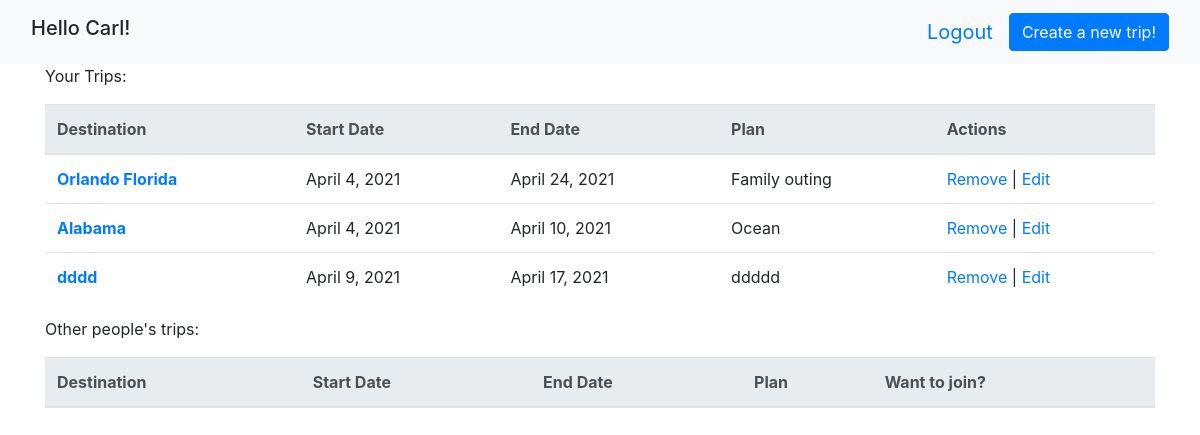
The app's page /dashboard (signed in) with its own data.
### Trip_app/models.py (models this page shows)
class User(models.Model):
    first_name = models.CharField(max_length=255)
    last_name =models.CharField(max_length=255)
    email =models.CharField(max_length=255)
    password =models.CharField(max_length=255)
    created_at =models.DateField(auto_now_add=True)
    updated_at =models.DateField(auto_now=True)
    objects =UserManager()

class Trip(models.Model):
    destination = models.CharField(max_length=255)
    start_date = models.DateField(auto_now=False)
    end_date = models.DateField(auto_now=False)
    plan = models.TextField()
    planner = models.ForeignKey(User, related_name='my_trips', on_delete=models.CASCADE)
    guest = models.ManyToManyField(User, related_name='trips')
    created_at = models.DateField(auto_now_add=True)
    updated_at = models.DateField(auto_now=True)
    objects =TripManager()

### Trip_app/views.py (the view)
# urls.py: url(r'^dashboard$', views.dashboard),
def dashboard(request):
    if 'id' in request.session:
        user_trips=Trip.objects.filter(planner=User.objects.get(id=request.session['id']))
        other_trips=Trip.objects.exclude(planner=User.objects.get(id=request.session['id'])).exclude(guest=User.objects.get(id=request.session['id']))
        guest_trips=Trip.objects.filter(guest=User.objects.get(id=request.session['id']))
        context={
            "user_trips": user_trips,
            'other_trips': other_trips,
            'guest_trips': guest_trips,
        }
        return render(request, 'dashboard.html', context)
    else:
        messages.error(request, 'Please Log In.', extra_tags='fail')
        return redirect('/')

### Trip_app/templates/dashboard.html (shortened to what this page needs)
<!DOCTYPE html>
<html lang="en">
<head>
    <link rel="stylesheet" href="https://maxcdn.bootstrapcdn.com/bootstrap/4.5.2/css/bootstrap.min.css">
    {% load static %}
</head>
<body>
    <nav class="navbar navbar-expand-sm bg-light justify-content-center">
        <div class='container-fluid'>
            <h1 class="navbar-brand">Hello {{request.session.username}}!</h1>
            <a class="navbar-brand ml-auto navbar-link" href="/destroy">Logout</a>
            <a href="/trips/new" class="btn btn-primary">Create a new trip!</a>
        </div>
    </nav>
    <div class="container">
        <p>Your Trips:</p>
        <table class="table">
            <thead class="thead-light">
                <tr>
                    <th scope="col">Destination</th>
                    <th scope="col">Start Date</th>
                    <th scope="col">End Date</th>
                    <th scope="col">Plan</th>
                    <th scope="col">Actions</th>
                </tr>
            </thead>
            <tbody>
                {% for trip in user_trips %}
                <tr>
                    <th scope="row"><a href="/trips/{{trip.id}}">{{trip.destination}}</a></th>
                    <td>{{trip.start_date}}</td>
                    <td>{{trip.end_date}}</td>
                    <td>{{trip.plan}}</td>
                    <td><a href="/trips/{{trip.id}}/destroy">Remove</a> | <a href="/trips/{{trip.id}}/edit">Edit</a>
                    </td>
                </tr>
                {% endfor %}
            </tbody>
        </table>
        <table class="table">
            <p>Other people's trips:</p>
            <thead class="thead-light">
                <tr>
                    <th scope="col">Destination</th>
                    <th scope="col">Start Date</th>
                    <th scope="col">End Date</th>
                    <th scope="col">Plan</th>
                    <th scope="col">Want to join?</th>
                </tr>
            </thead>
        </table>
    </div>
</body>
</html>

### records on screen
User: session.username "Carl"
Trip: destination "Orlando Florida", start_date "April 4, 2021", end_date "April 24, 2021", plan "Family outing"
Trip: destination "Alabama", start_date "April 4, 2021", end_date "April 10, 2021", plan "Ocean"
Trip: destination "dddd", start_date "April 9, 2021", end_date "April 17, 2021", plan "ddddd"
